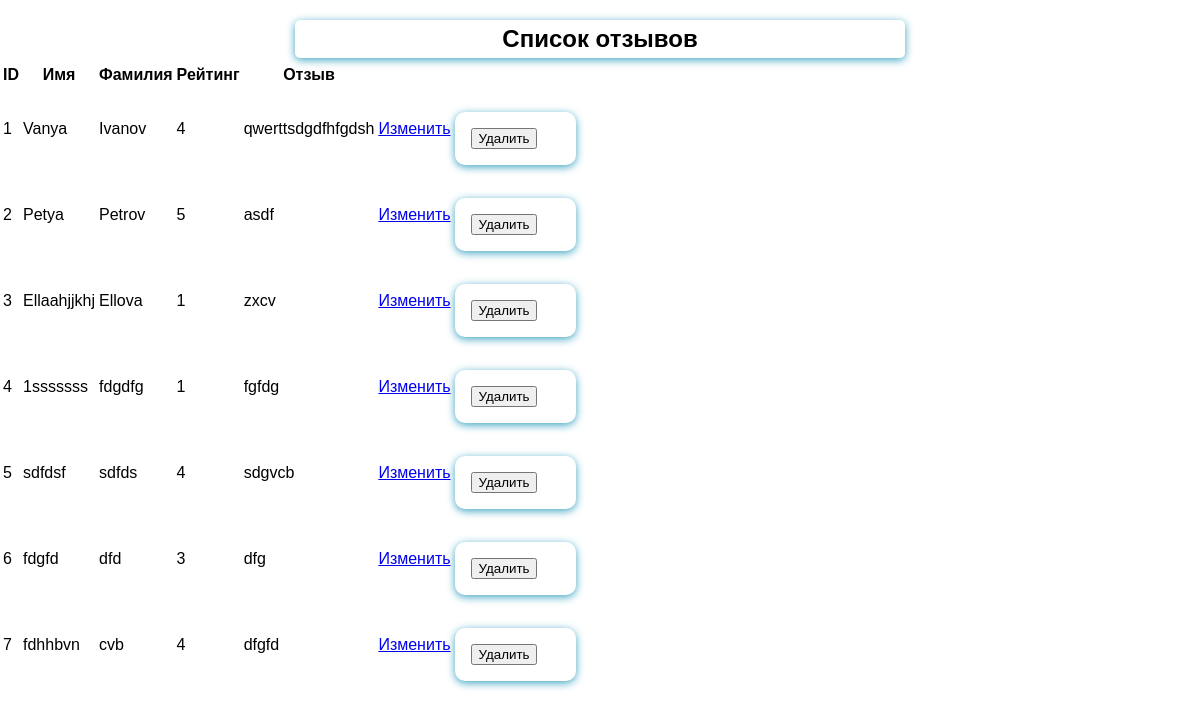
/list/, run on an earlier commit of the app's database.
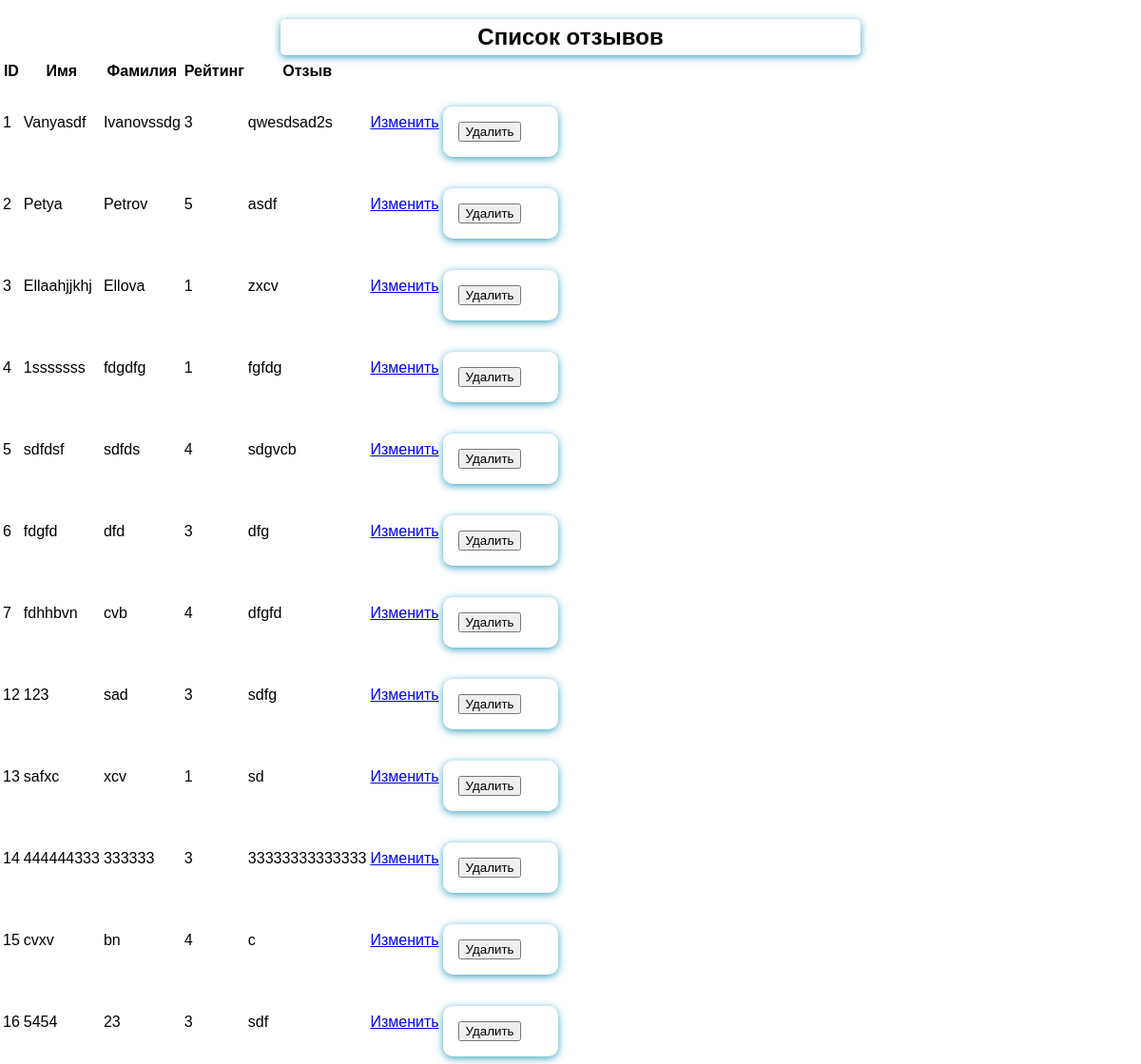
And on a later commit of the database.
### feedback/models.py (models this page shows)
class Feedback(models.Model):
    name = models.CharField(max_length=10, validators=[MinLengthValidator(3)])
    surname = models.CharField(max_length=60)
    feedback = models.TextField()
    rating = models.PositiveIntegerField()

### feedback/views.py (the view)
# urls.py: path('list/', ListFeedBack.as_view(), name='feedback-list'),
class ListFeedBack(ListView):
    template_name = 'feedback/list_feedback.html'
    model = Feedback
    context_object_name = 'feedbacks'
    def get_queryset(self):
        queryset = super().get_queryset()
        filter_qs = queryset.filter(rating__gt=0)
        return filter_qs

### feedback/templates/feedback/list_feedback.html (shortened to what this page needs)
{% extends 'base.html' %}
{% load static %}
{% block content %}
    <table>
        <h2>Список отзывов</h2>
        <thead>
        <tr>
            <th>ID</th>
            <th>Имя</th>
            <th>Фамилия</th>
            <th>Рейтинг</th>
            <th>Отзыв</th>
        </tr>
        </thead>
        <tbody>
            {% for feed in feedbacks %}
            <tr>
                <td>{{ feed.pk }}</td>
                <td>{{feed.name}}</td>
                <td>{{feed.surname}}</td>
                <td>{{feed.rating}}</td>
                <td>{{feed.feedback}}</td>
                <td><a href="{% url 'update-feedback' feed.pk %}">Изменить</a></td>
                <td>
                    <form method="post" action="{% url 'delete-feedback'  feed.pk %}">
                        <input type="submit" value="Удалить">
                    </form>
                </td>
            </tr>
            {% endfor %}
        </tbody>
    </table>
{% endblock %}

### form_project/templates/base.html (shortened to what this page needs)
{% load static %}
<!DOCTYPE html>
<html lang="en">
<head>
    <link rel="stylesheet" href="{% static 'feedback/css/forms.css' %} ">
</head>
<body>
    {% block content %}
    {% endblock %}
</body>
</html>

### feedback/static/feedback/css/forms.css (style rules this page uses)
body { margin: 0; font-family: Sans-Serif; }
h2 { width:50%; margin: 20px auto 5px; text-align: center; padding: 5px; border-radius: 5px; box-shadow: 0 2px 8px #3ca3c1; }
form { margin: 1.5rem auto 5px; width: 90%; max-width: 40rem; padding: 1rem; border-radius: 10px; font-size: 16px; background-color: white; box-shadow: 0 2px 8px #3ca3c1; }

What changed in the data, as far as the page shows it:
changed Feedback id 1: name "Vanya" → "Vanyasdf"; surname "Ivanov" → "Ivanovssdg"; rating "4" → "3"; feedback "qwerttsdgdfhfgdsh" → "qwesdsad2s"
added Feedback: pk "12", name "123", surname "sad", rating "3", feedback "sdfg"
added Feedback: pk "13", name "safxc", surname "xcv", rating "1", feedback "sd"
added Feedback: pk "14", name "444444333", surname "333333", rating "3", feedback "33333333333333"
added Feedback: pk "15", name "cvxv", surname "bn", rating "4", feedback "c"
added Feedback: pk "16", name "5454", surname "23", rating "3", feedback "sdf"
